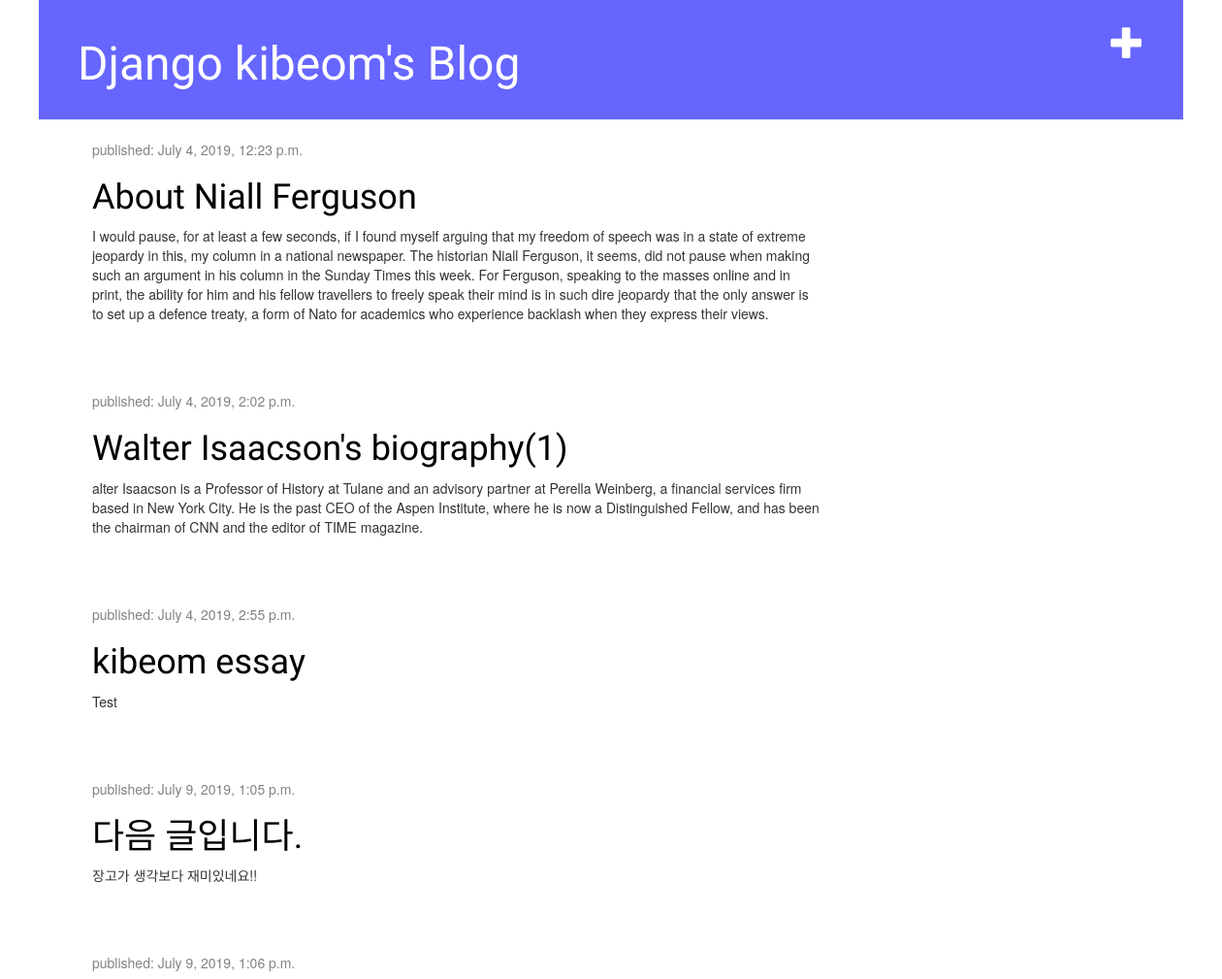
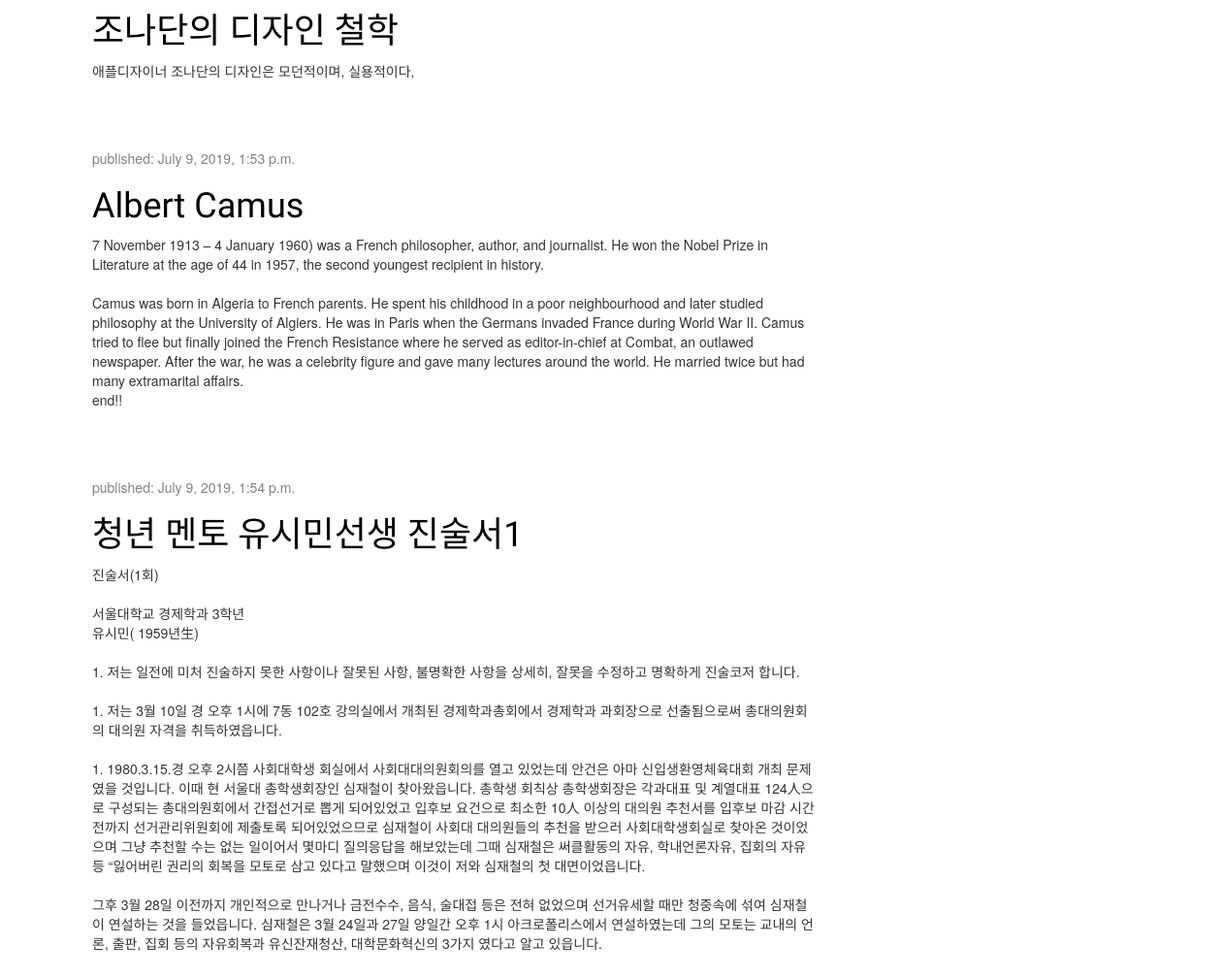
The app's page / (signed in) with its own data (2 pictures, top to bottom).
### blog/models.py (models this page shows, shortened)
class Post(models.Model):
    author = models.ForeignKey(
        'auth.User', on_delete = models.CASCADE)
    title = models.CharField(max_length=200)
    text = models.TextField()
    created_date = models.DateTimeField(default=timezone.now)
    published_date = models.DateTimeField(blank=True, null=True)

### blog/views.py (the view)
# urls.py: path('', views.post_list, name='post_list'),
def post_list(request):
    posts= Post.objects.filter(
        published_date__lte=timezone.now()).order_by(
        'published_date')
    return render(request, 'blog/post_list.html',
                  {'posts':posts})

### blog/templates/blog/post_list.html
{% extends 'blog/base.html' %}
{% block content %}
	{% for post in posts %}
	    <div class="post">
	         <div class="date">
	              <p>published: {{ post.published_date }}</p>
	         </div>
	         <h1><a href="{% url 'post_detail' pk=post.pk %}">{{ post.title }}</a></h1>
	         <p>{{ post.text|linebreaksbr }}</p>
	    </div>
	{% endfor %}
{% endblock %}

### blog/static/css/blog.css (style rules this page uses)
h1 a { color: #0000cc; font-family: 'Ultra', serif; }
body { padding-left: 40px; padding-right: 40px; }
h1, h2, h3, h4 { font-family: 'Lobster', cursive; }
.date { color: #828282; }
.post { margin-bottom: 70px; }
.post h1 a, .post h1 a:visited { color: #000000; }

### records on screen
Post: published_date "July 4, 2019, 12:23 p.m.", title "About Niall Ferguson", text "I would pause, for at least a few seconds, if I found myself arguing that my freedom of speech was in a state of extreme jeopardy in this, my column in a national newspaper. The historian Niall Ferguson, it seems, did not pause when making such an argument in his column in the Sunday Times this week. For Ferguson, speaking to the masses online and in print, the ability for him and his fellow travellers to freely speak their mind is in such dire jeopardy that the only answer is to set up a defence treaty, a form of Nato for academics who experience backlash when they express their views."
Post: published_date "July 4, 2019, 2:02 p.m.", title "Walter Isaacson's biography(1)", text "alter Isaacson is a Professor of History at Tulane and an advisory partner at Perella Weinberg, a financial services firm based in New York City. He is the past CEO of the Aspen Institute, where he is now a Distinguished Fellow, and has been the chairman of CNN and the editor of TIME magazine."
Post: published_date "July 4, 2019, 2:55 p.m.", title "kibeom essay", text "Test"
Post: published_date "July 9, 2019, 1:05 p.m.", title "다음 글입니다.", text "장고가 생각보다 재미있네요!!"
Post: published_date "July 9, 2019, 1:06 p.m.", title "조나단의 디자인 철학", text "애플디자이너 조나단의 디자인은 모던적이며, 실용적이다,"
Post: published_date "July 9, 2019, 1:53 p.m.", title "Albert Camus", text "7 November 1913 – 4 January 1960) was a French philosopher, author, and journalist. He won the Nobel Prize in Literature at the age of 44 in 1957, the second youngest recipient in history. Camus was born in Algeria to French parents. He spent his childhood in a poor neighbourhood and later studied philosophy at the University of Algiers. He was in Paris when the Germans invaded France during World War II. Camus tried to flee but finally joined the French Resistance where he served as editor-in-chief at Combat, an outlawed newspaper. After the war, he was a celebrity figure and gave many lectures around the world. He married twice but had many extramarital affairs. end!!"
Post: published_date "July 9, 2019, 1:54 p.m.", title "청년 멘토 유시민선생 진술서1", text "진술서(1회) 서울대학교 경제학과 3학년 유시민( 1959년生) 1. 저는 일전에 미처 진술하지 못한 사항이나 잘못된 사항, 불명확한 사항을 상세히, 잘못을 수정하고 명확하게 진술코저 합니다. 1. 저는 3월 10일 경 오후 1시에 7동 102호 강의실에서 개최된 경제학과총회에서 경제학과 과회장으로 선출됨으로써 총대의원회의 대의원 자격을 취득하였읍니다. 1. 1980.3.15.경 오후 2시쯤 사회대학생 회실에서 사회대대의원회의를 열고 있었는데 안건은 아마 신입생환영체육대회 개최 문제였을 것입니다. 이때 현 서울대 총학생회장인 심재철이 찾아왔읍니다. 총학생 회칙상 총학생회장은 각과대표 및 계열대표 124人으로 구성되는 총대의원회에서 간접선거로 뽑게 되어있었고 입후보 요건으로 최소한 10人 이상의 대의원 추천서를 입후보 마감 시간 전까지 선거관리위원회에 제출토록 되어있었으므로 심재철이 사회대 대의원들의 추천을 받으러 사회대학생회실로 찾아온 것이었으며 그냥 추천할 수는 없는 일이어서 몇마디 질의응답을 해보았는데 그때 심재철은 써클활동의 자유, 학내언론자유, 집회의 자유 등 “잃어버린 권리의 회복을 모토로 삼고 있다고 말했으며 이것이 저와 심재철의 첫 대면이었읍니다. 그후 3월 28일 이전까지 개인적으로 만나거나 금전수수, 음식, 술대접 등은 전혀 없었으며 선거유세할 때만 청중속에 섞여 심재철이 연설하는 것을 들었읍니다. 심재철은 3월…"
